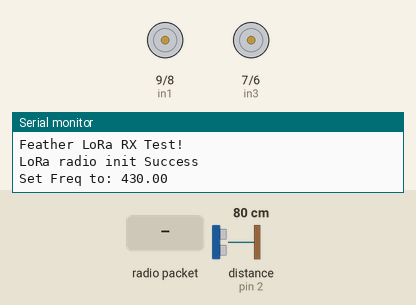
A sketch run on a simulated Arduino Uno, built with avr-gcc and run on an emulated ATmega328P. On the bench: motor-driver pin pairs drawn as motors (green arrow = first pin HIGH = forward, orange = second pin HIGH = backward, longer = more drive, scaled by the enable pin), the last lines printed to the serial monitor. The test bench sets the inputs (shaded band); at power-on: distance to the obstacle (sensor on pin 2) 80 cm. The echo pulse lasts 58.3 µs per cm; no radio packets arrive unless stated.

Above: at 1.3 s.
1.4 s: radio packet "1" arrives
At 2.1 s:
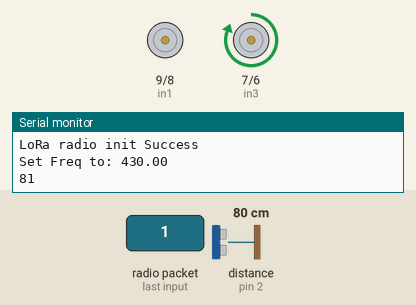
Timing chart, 0 to 4.4 s (numbered marks = the images above; inputs shaded):
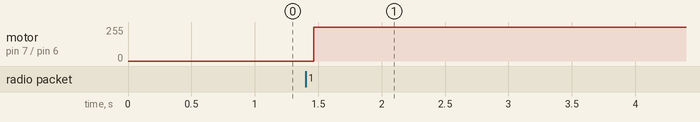

The sketch:

robot_rewrite.ino
```cpp
#include <SPI.h>
#include <RH_RF95.h>
#include <NewPing.h>

#define RFM95_RST     A2   // "A"
#define RFM95_CS      4   // "B"
#define RFM95_INT     3    // "C"

#define RF95_FREQ 430.0
RH_RF95 rf95(RFM95_CS, RFM95_INT);

// Moteur 1 (Gauche) :
#define enA 10
#define in1 9
#define in2 8

// Moteur 2 (Droite) :
#define enB 5
#define in4 6
#define in3 7

int motorSpeedA = 0;
int motorSpeedB = 0;

#define TRIGGER_PIN A1    //bleu
#define ECHO_PIN 2        //vert
#define MAX_DISTANCE 200

NewPing sonar(TRIGGER_PIN, ECHO_PIN, MAX_DISTANCE);

void setup() {

  pinMode(enA, OUTPUT);
  pinMode(in1, OUTPUT);
  pinMode(in2, OUTPUT);
  pinMode(enB, OUTPUT);
  pinMode(in3, OUTPUT);
  pinMode(in4, OUTPUT);

  pinMode(RFM95_RST, OUTPUT);
  digitalWrite(RFM95_RST, HIGH);

  Serial.begin(115200);

  while (!Serial) {
    delay(1);
  }

  delay(100);
  Serial.println("Feather LoRa RX Test!");

  // manual reset
  digitalWrite(RFM95_RST, LOW);
  delay(10);
  digitalWrite(RFM95_RST, HIGH);
  delay(10);

  while (!rf95.init()) {
    Serial.println("LoRa radio init failed");
    while (1);
  }

  Serial.println("LoRa radio init Success");

  if (!rf95.setFrequency(RF95_FREQ)) {
    Serial.println("setFrequency failed");
    while (1);
  }

  Serial.print("Set Freq to: "); Serial.println(RF95_FREQ);
  rf95.setTxPower(23, false);
}

int xAxis = 512;
int yAxis = 512;
int mode = 0;
int distance;

void loop() {

  //sonar
  int uS = sonar.ping();
  distance = uS / US_ROUNDTRIP_CM;
  delay(10);

  if (rf95.available())
  {

    // Should be a message for us now
    uint8_t buf[RH_RF95_MAX_MESSAGE_LEN];
    uint8_t  len = sizeof(buf);

    //attend et lis données du joystick envoié via Lora
    if (rf95.recv(buf, &len))
    {
      xAxis = buf[0] + buf[1]*256;
      yAxis = buf[2] + buf[3]*256;
      mode = buf[4] + buf[5]*256;
      // Serial.print("Mode : ");
      // Serial.println(mode);

      //envoi de la distance
      int packet[1];
      packet[0] = distance;
      Serial.println(distance);
      rf95.send((uint8_t*)packet,sizeof(packet));
      rf95.waitPacketSent();
    }

    else
    {
      Serial.println("Message receiving failed");
    }

  }

  if (mode == 1)
  {
    if (distance < 40)
    {
      delay(100);
      yAxis = 960;
      xAxis = 512;
      delay(100);
      yAxis = 512;
      xAxis = 960;
      delay(10);
    }
    else
    {
      yAxis = 64;
      xAxis = 512;
    }
  }
    // Serial.print("Valeur x: ");
    // Serial.println(xAxis);
    // Serial.print("Valeur y: ");
    // Serial.println(yAxis);

  // Y-axis used for forward and backward control
  if (yAxis < 470) {
    //Serial.println("boucle y < 470");
    // Set Motor A backward
    digitalWrite(in1, LOW);
    digitalWrite(in2, HIGH);
    // Set Motor B backward
    digitalWrite(in3, HIGH);
    digitalWrite(in4, LOW);
    // Convert the declining Y-axis readings for going backward from 470 to 0 into 0 to 255 value for the PWM signal for increasing the motor speed
    motorSpeedA = map(yAxis, 470, 0, 0, 255);
    motorSpeedB = map(yAxis, 470, 0, 0, 255);
  }
  else if (yAxis > 550) {
    //Serial.println("boucle y > 550");
    // Set Motor A forward
    digitalWrite(in1, HIGH);
    digitalWrite(in2, LOW);
    // Set Motor B forward
    digitalWrite(in3, LOW);
    digitalWrite(in4, HIGH);
    // Convert the increasing Y-axis readings for going forward from 550 to 1023 into 0 to 255 value for the PWM signal for increasing the motor speed
    motorSpeedA = map(yAxis, 550, 1023, 0, 255);
    motorSpeedB = map(yAxis, 550, 1023, 0, 255);
  }
  // If joystick stays in middle the motors are not moving
  else {
    motorSpeedA = 0;
    motorSpeedB = 0;
  }

  // X-axis used for left and right control
  if (xAxis < 470) {
    //Serial.println("boucle x < 470");
    // Convert the declining X-axis readings from 470 to 0 into increasing 0 to 255 value
    int xMapped = map(xAxis, 470, 0, 0, 255);
    // Move to left - decrease left motor speed, increase right motor speed
    motorSpeedA = motorSpeedA - xMapped;
    motorSpeedB = motorSpeedB + xMapped;
    // Confine the range from 0 to 255
    if (motorSpeedA < 0) {
      motorSpeedA = 0;
    }
    if (motorSpeedB > 255) {
      motorSpeedB = 255;
    }
  }
  if (xAxis > 550) {
    //Serial.println("boucle x > 550");
    // Convert the increasing X-axis readings from 550 to 1023 into 0 to 255 value
    int xMapped = map(xAxis, 550, 1023, 0, 255);
    // Move right - decrease right motor speed, increase left motor speed
    motorSpeedA = motorSpeedA + xMapped;
    motorSpeedB = motorSpeedB - xMapped;
    // Confine the range from 0 to 255
    if (motorSpeedA > 255) {
      motorSpeedA = 255;
    }
    if (motorSpeedB < 0) {
      motorSpeedB = 0;
    }
  }
  // Prevent buzzing at low speeds (Adjust according to your motors. My motors couldn't start moving if PWM value was below value of 70)
  if (motorSpeedA < 70) {
    motorSpeedA = 0;
  }
  if (motorSpeedB < 70) {
    motorSpeedB = 0;
  }
  analogWrite(enA, motorSpeedA); // Send PWM signal to motor A
  analogWrite(enB, motorSpeedB); // Send PWM signal to motor B


}
```

Measured:
- after the input at 1.4 s, motor on pin 7 (in3) / pin 6 (in4): stopped → forward 255/255 after 0.06 s
